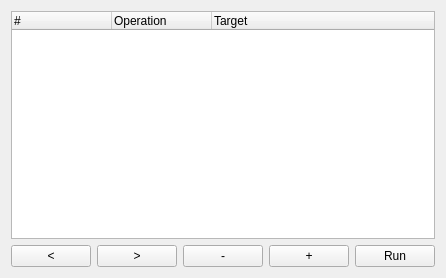
            <widget class="QWidget" name="stepsTab">
             <property name="sizePolicy">
              <sizepolicy hsizetype="Expanding" vsizetype="Expanding">
               <horstretch>0</horstretch>
               <verstretch>0</verstretch>
              </sizepolicy>
             </property>
             <property name="minimumSize">
              <size>
               <width>200</width>
               <height>278</height>
              </size>
             </property>
             <property name="autoFillBackground">
              <bool>false</bool>
             </property>
             <attribute name="title">
              <string>Steps</string>
             </attribute>
             <layout class="QVBoxLayout" name="verticalLayout_2">
              <property name="topMargin">
               <number>11</number>
              </property>
              <item>
               <widget class="QTreeWidget" name="stepsTreeWidget">
                <column>
                 <property name="text">
                  <string>#</string>
                 </property>
                </column>
                <column>
                 <property name="text">
                  <string>Operation</string>
                 </property>
                </column>
                <column>
                 <property name="text">
                  <string>Target</string>
                 </property>
                </column>
               </widget>
              </item>
              <item>
               <layout class="QHBoxLayout" name="horizontalLayout_3">
                <item>
                 <widget class="QPushButton" name="stepDownBtn">
                  <property name="text">
                   <string>&lt;</string>
                  </property>
                 </widget>
                </item>
                <item>
                 <widget class="QPushButton" name="stepUpBtn">
                  <property name="text">
                   <string>&gt;</string>
                  </property>
                 </widget>
                </item>
                <item>
                 <widget class="QPushButton" name="removeStepBtn">
                  <property name="text">
                   <string>-</string>
                  </property>
                 </widget>
                </item>
                <item>
                 <widget class="QPushButton" name="addStepBtn">
                  <property name="text">
                   <string>+</string>
                  </property>
                 </widget>
                </item>
                <item>
                 <widget class="QPushButton" name="runBtn">
                  <property name="sizePolicy">
                   <sizepolicy hsizetype="MinimumExpanding" vsizetype="Fixed">
                    <horstretch>0</horstretch>
                    <verstretch>0</verstretch>
                   </sizepolicy>
                  </property>
                  <property name="minimumSize">
                   <size>
                    <width>0</width>
                    <height>0</height>
                   </size>
                  </property>
                  <property name="font">
                   <font>
                    <weight>50</weight>
                    <bold>false</bold>
                   </font>
                  </property>
                  <property name="text">
                   <string>Run</string>
                  </property>
                  <property name="checkable">
                   <bool>false</bool>
                  </property>
                  <property name="flat">
                   <bool>false</bool>
                  </property>
                 </widget>
                </item>
               </layout>
              </item>
             </layout>
            </widget>
